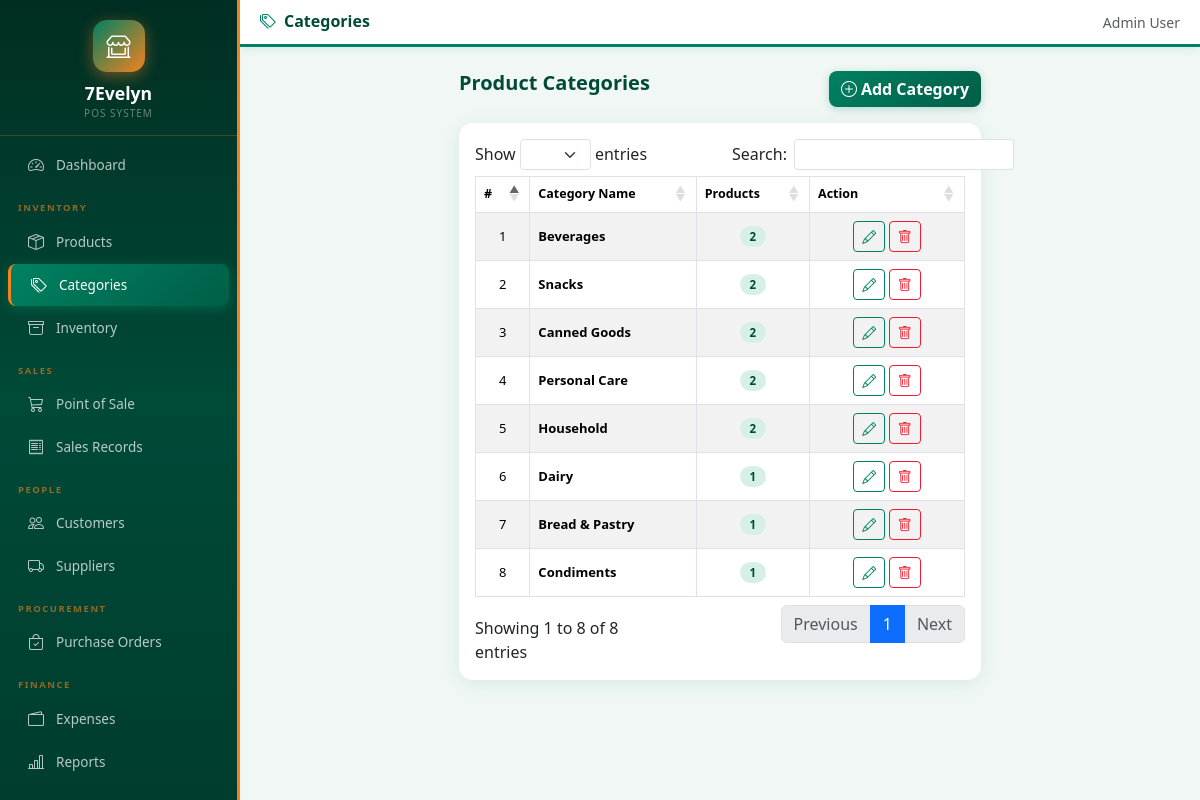
Screenshot of /frontend/category.php (signed in) with the database file from the repository.
### tables this page shows
CREATE TABLE `category` (
  `categoryID` int(11) NOT NULL,
  `categoryName` varchar(80) NOT NULL
);

### frontend/category.php (the view, shortened to what this page needs)
<?php include 'header.php'; ?>
<?php include 'nav.php'; ?>
<div class="topbar no-print">
    <h5><i class="bi bi-tags me-2" style="color:var(--ev-purple);"></i>Categories</h5>
    <div class="ms-auto"><span class="text-muted small"><?php echo htmlspecialchars($_SESSION['userName']); ?></span></div>
</div>
<div class="page-body">
    <div class="row justify-content-center">
        <div class="col-md-7">
            <div class="d-flex justify-content-between mb-3">
                <h5 class="fw-bold mb-0" style="color:#004a38;">Product Categories</h5>
                <?php if($_SESSION['roleName']==='Admin'): ?>
                <button class="btn btn-ev" data-bs-toggle="modal" data-bs-target="#addCatModal"><i class="bi bi-plus-circle me-1"></i>Add Category</button>
                <?php endif; ?>
            </div>
            <div class="card card-shadow">
                <div class="card-body">
                    <table id="catTable" class="table table-bordered table-striped text-center">
                        <thead style="background:var(--ev-gradient);color:#fff;"><tr><th>#</th><th>Category Name</th><th>Products</th><?php if($_SESSION['roleName']==='Admin'): ?><th width="120">Action</th><?php endif; ?></tr></thead>
                        <tbody>
                        <?php
                        $cats = $conn->query("SELECT c.*, COUNT(p.productID) AS prodCount FROM category c LEFT JOIN product p ON c.categoryID=p.categoryID AND p.status='Active' GROUP BY c.categoryID ORDER BY c.categoryName ASC");
                        while($r=$cats->fetch_assoc()):
                        ?>
                        <tr>
                            <td><?php echo $r['categoryID']; ?></td>
                            <td class="text-start fw-semibold"><?php echo htmlspecialchars($r['categoryName']); ?></td>
                            <td><span class="badge-active"><?php echo $r['prodCount']; ?></span></td>
                            <?php if($_SESSION['roleName']==='Admin'): ?>
                            <td>
                                <button class="btn btn-sm btn-outline-primary" data-bs-toggle="modal" data-bs-target="#editCat<?php echo $r['categoryID']; ?>"><i class="bi bi-pencil"></i></button>
                                <button class="btn btn-sm btn-outline-danger" data-bs-toggle="modal" data-bs-target="#delCat<?php echo $r['categoryID']; ?>"><i class="bi bi-trash"></i></button>
                            </td>
                            <?php endif; ?>
                        </tr>
                        <?php endwhile; ?>
                        </tbody>
                    </table>
                </div>
            </div>
        </div>
    </div>
</div>
</div></div>
</body></html>

### frontend/header.php (style rules this page uses)
:root { --ev-primary: #008161; --ev-primary-dk: #005e47; --ev-accent: #f01b2d; --ev-orange: #f4821f; --ev-white: #ffffff; --ev-purple: #008161; --ev-purple-dark: #005e47; --ev-blue: #005e47; --ev-gradient: linear-gradient(135deg, #008161 0%, #005e47 100%); --ev-gradient-accent: linear-gradient(135deg, #f01b2d 0%, #f4821f 100%); --ev-gradient-warm: linear-gradient(135deg, #f4821f 0%, #f01b2d 100%); --ev-bg: #f0f7f5; --sidebar-w: 240px; }
body { background: var(--ev-bg); }
.topbar { background: #ffffff; border-bottom: 3px solid #008161; padding: 10px 20px; display: flex; align-items: center; box-shadow: 0 2px 8px rgba(0,129,97,0.1); position: sticky; top: 0; z-index: 100; }
.topbar h5 { margin: 0; font-weight: 800; color: #004a38; font-size: 1rem; }
.btn-ev { background: var(--ev-gradient); color: white; border: none; font-weight: 700; border-radius: 8px; transition: all 0.25s; box-shadow: 0 2px 8px rgba(0,129,97,0.25); }
.btn-outline-primary { color: #008161; border-color: #008161; }
.btn-outline-danger { color: #f01b2d; border-color: #f01b2d; }
.card { border-radius: 14px; border: none; }
.card-shadow { box-shadow: 0 4px 20px rgba(0,129,97,0.1); }
.table th { font-size: 12.5px; white-space: nowrap; }
.table td { font-size: 13px; vertical-align: middle; }
.table thead[style*="ev-gradient"] th, thead[style*="ev-gradient"] th { color: #000000; }
.badge-active { background: #d6f0e8; color: #004a38; padding: 3px 10px; border-radius: 12px; font-size: 11.5px; font-weight: 700; }
.page-body { padding: 24px; }

### rows the page displays
category: categoryID "1", categoryName "Beverages", prodCount "2"
category: categoryID "7", categoryName "Bread & Pastry", prodCount "1"
category: categoryID "3", categoryName "Canned Goods", prodCount "2"
category: categoryID "8", categoryName "Condiments", prodCount "1"
category: categoryID "6", categoryName "Dairy", prodCount "1"
category: categoryID "5", categoryName "Household", prodCount "2"
category: categoryID "4", categoryName "Personal Care", prodCount "2"
category: categoryID "2", categoryName "Snacks", prodCount "2"

### other values shown
$_SESSION['userName'] "Admin User"
